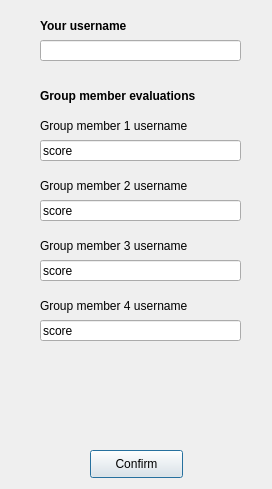
<?xml version="1.0" encoding="UTF-8"?>
<ui version="4.0">
 <class>Dialog</class>
 <widget class="QDialog" name="Dialog">
  <property name="geometry">
   <rect>
    <x>0</x>
    <y>0</y>
    <width>272</width>
    <height>489</height>
   </rect>
  </property>
  <property name="windowTitle">
   <string>Exit Evaluation</string>
  </property>
  <widget class="QLabel" name="label_2">
   <property name="geometry">
    <rect>
     <x>40</x>
     <y>10</y>
     <width>201</width>
     <height>31</height>
    </rect>
   </property>
   <property name="font">
    <font>
     <pointsize>9</pointsize>
     <weight>75</weight>
     <bold>true</bold>
    </font>
   </property>
   <property name="text">
    <string>Your username</string>
   </property>
  </widget>
  <widget class="QLineEdit" name="lineEdit_2">
   <property name="geometry">
    <rect>
     <x>40</x>
     <y>40</y>
     <width>201</width>
     <height>21</height>
    </rect>
   </property>
  </widget>
  <widget class="QLabel" name="label_4">
   <property name="geometry">
    <rect>
     <x>40</x>
     <y>80</y>
     <width>211</width>
     <height>31</height>
    </rect>
   </property>
   <property name="font">
    <font>
     <pointsize>9</pointsize>
     <weight>75</weight>
     <bold>true</bold>
    </font>
   </property>
   <property name="text">
    <string>Group member evaluations</string>
   </property>
  </widget>
  <widget class="QPushButton" name="pushButton">
   <property name="geometry">
    <rect>
     <x>90</x>
     <y>450</y>
     <width>93</width>
     <height>28</height>
    </rect>
   </property>
   <property name="text">
    <string>Confirm</string>
   </property>
   <property name="default">
    <bool>true</bool>
   </property>
  </widget>
  <widget class="QLabel" name="label_5">
   <property name="geometry">
    <rect>
     <x>40</x>
     <y>110</y>
     <width>211</width>
     <height>31</height>
    </rect>
   </property>
   <property name="font">
    <font>
     <pointsize>9</pointsize>
     <weight>50</weight>
     <bold>false</bold>
    </font>
   </property>
   <property name="text">
    <string>Group member 1 username</string>
   </property>
  </widget>
  <widget class="QLineEdit" name="lineEdit_3">
   <property name="geometry">
    <rect>
     <x>40</x>
     <y>140</y>
     <width>201</width>
     <height>21</height>
    </rect>
   </property>
   <property name="text">
    <string>score</string>
   </property>
  </widget>
  <widget class="QLabel" name="label_6">
   <property name="geometry">
    <rect>
     <x>40</x>
     <y>170</y>
     <width>211</width>
     <height>31</height>
    </rect>
   </property>
   <property name="font">
    <font>
     <pointsize>9</pointsize>
     <weight>50</weight>
     <bold>false</bold>
    </font>
   </property>
   <property name="text">
    <string>Group member 2 username</string>
   </property>
  </widget>
  <widget class="QLineEdit" name="lineEdit_4">
   <property name="geometry">
    <rect>
     <x>40</x>
     <y>200</y>
     <width>201</width>
     <height>21</height>
    </rect>
   </property>
   <property name="text">
    <string>score</string>
   </property>
  </widget>
  <widget class="QLineEdit" name="lineEdit_5">
   <property name="geometry">
    <rect>
     <x>40</x>
     <y>260</y>
     <width>201</width>
     <height>21</height>
    </rect>
   </property>
   <property name="text">
    <string>score</string>
   </property>
  </widget>
  <widget class="QLabel" name="label_7">
   <property name="geometry">
    <rect>
     <x>40</x>
     <y>230</y>
     <width>211</width>
     <height>31</height>
    </rect>
   </property>
   <property name="font">
    <font>
     <pointsize>9</pointsize>
     <weight>50</weight>
     <bold>false</bold>
    </font>
   </property>
   <property name="text">
    <string>Group member 3 username</string>
   </property>
  </widget>
  <widget class="QLabel" name="label_8">
   <property name="geometry">
    <rect>
     <x>40</x>
     <y>290</y>
     <width>211</width>
     <height>31</height>
    </rect>
   </property>
   <property name="font">
    <font>
     <pointsize>9</pointsize>
     <weight>50</weight>
     <bold>false</bold>
    </font>
   </property>
   <property name="text">
    <string>Group member 4 username</string>
   </property>
  </widget>
  <widget class="QLineEdit" name="lineEdit_6">
   <property name="geometry">
    <rect>
     <x>40</x>
     <y>320</y>
     <width>201</width>
     <height>21</height>
    </rect>
   </property>
   <property name="text">
    <string>score</string>
   </property>
  </widget>
 </widget>
 <resources/>
 <connections/>
</ui>
